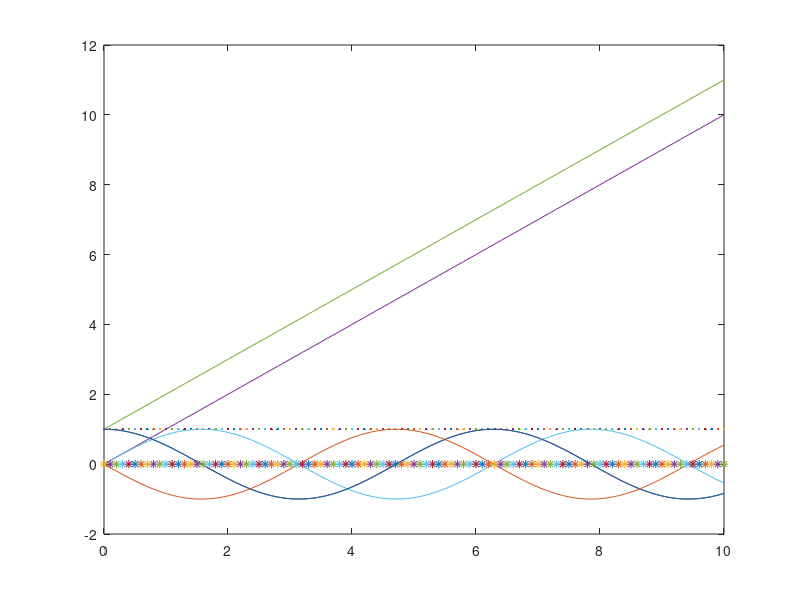

This chart was generated by the following MATLAB code:
%Script to plot the graphs of given eight functions.
%The functions (denoted by y followed by a number) are 1. t = 1, 2. x, 3. x + 1, 4. sin(x), 
%5. sin(x + (pi/2)) 6. cos(x) 7. cos(x + (pi/2) 8. 0
t = 1

x = [0:0.1:10]

y1 = t
plot(x, y1)
hold on

y2 = x
plot(x, y2)
hold on 

y3 = x + 1
plot(x, y3)
hold on

y4 = sin(x)
plot(x, y4)
hold on

y5 = sin(x + (pi/2))
plot(x, y5)
hold on

y6 = cos(x)
plot(x, y6)
hold on

y7 = cos(x + (pi/2))
plot(x, y7)
hold on

y8 = 0
plot(x, y8, '*')
hold on
